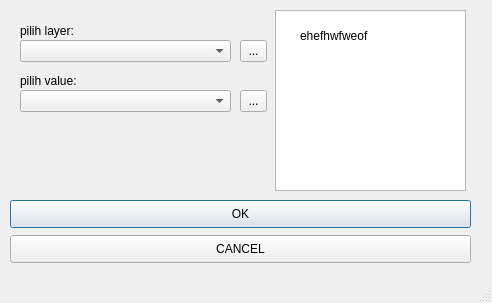
<?xml version="1.0" encoding="UTF-8"?>
<ui version="4.0">
 <class>MainWindow</class>
 <widget class="QMainWindow" name="MainWindow">
  <property name="geometry">
   <rect>
    <x>0</x>
    <y>0</y>
    <width>492</width>
    <height>303</height>
   </rect>
  </property>
  <property name="windowTitle">
   <string>MainWindow</string>
  </property>
  <widget class="QWidget" name="centralwidget">
   <widget class="QPushButton" name="pushButton">
    <property name="geometry">
     <rect>
      <x>10</x>
      <y>200</y>
      <width>461</width>
      <height>28</height>
     </rect>
    </property>
    <property name="contextMenuPolicy">
     <enum>Qt::DefaultContextMenu</enum>
    </property>
    <property name="text">
     <string>OK</string>
    </property>
    <property name="checkable">
     <bool>false</bool>
    </property>
    <property name="autoDefault">
     <bool>false</bool>
    </property>
    <property name="default">
     <bool>true</bool>
    </property>
    <property name="flat">
     <bool>false</bool>
    </property>
   </widget>
   <widget class="QPushButton" name="pushButton_2">
    <property name="geometry">
     <rect>
      <x>10</x>
      <y>235</y>
      <width>461</width>
      <height>28</height>
     </rect>
    </property>
    <property name="text">
     <string>CANCEL</string>
    </property>
   </widget>
   <widget class="QTextBrowser" name="textBrowser">
    <property name="geometry">
     <rect>
      <x>275</x>
      <y>10</y>
      <width>191</width>
      <height>181</height>
     </rect>
    </property>
   </widget>
   <widget class="QLabel" name="label">
    <property name="geometry">
     <rect>
      <x>300</x>
      <y>25</y>
      <width>141</width>
      <height>21</height>
     </rect>
    </property>
    <property name="text">
     <string>ehefhwfweof</string>
    </property>
   </widget>
   <widget class="QLabel" name="label_2">
    <property name="geometry">
     <rect>
      <x>20</x>
      <y>20</y>
      <width>141</width>
      <height>21</height>
     </rect>
    </property>
    <property name="text">
     <string>pilih layer:</string>
    </property>
   </widget>
   <widget class="QComboBox" name="comboBox">
    <property name="geometry">
     <rect>
      <x>20</x>
      <y>40</y>
      <width>211</width>
      <height>22</height>
     </rect>
    </property>
   </widget>
   <widget class="QToolButton" name="toolButton">
    <property name="geometry">
     <rect>
      <x>240</x>
      <y>40</y>
      <width>27</width>
      <height>22</height>
     </rect>
    </property>
    <property name="text">
     <string>...</string>
    </property>
   </widget>
   <widget class="QLabel" name="label_3">
    <property name="geometry">
     <rect>
      <x>20</x>
      <y>70</y>
      <width>141</width>
      <height>21</height>
     </rect>
    </property>
    <property name="text">
     <string>pilih value:</string>
    </property>
   </widget>
   <widget class="QToolButton" name="toolButton_2">
    <property name="geometry">
     <rect>
      <x>240</x>
      <y>90</y>
      <width>27</width>
      <height>22</height>
     </rect>
    </property>
    <property name="text">
     <string>...</string>
    </property>
   </widget>
   <widget class="QComboBox" name="comboBox_2">
    <property name="geometry">
     <rect>
      <x>20</x>
      <y>90</y>
      <width>211</width>
      <height>22</height>
     </rect>
    </property>
   </widget>
  </widget>
  <widget class="QStatusBar" name="statusbar"/>
 </widget>
 <resources/>
 <connections/>
</ui>
